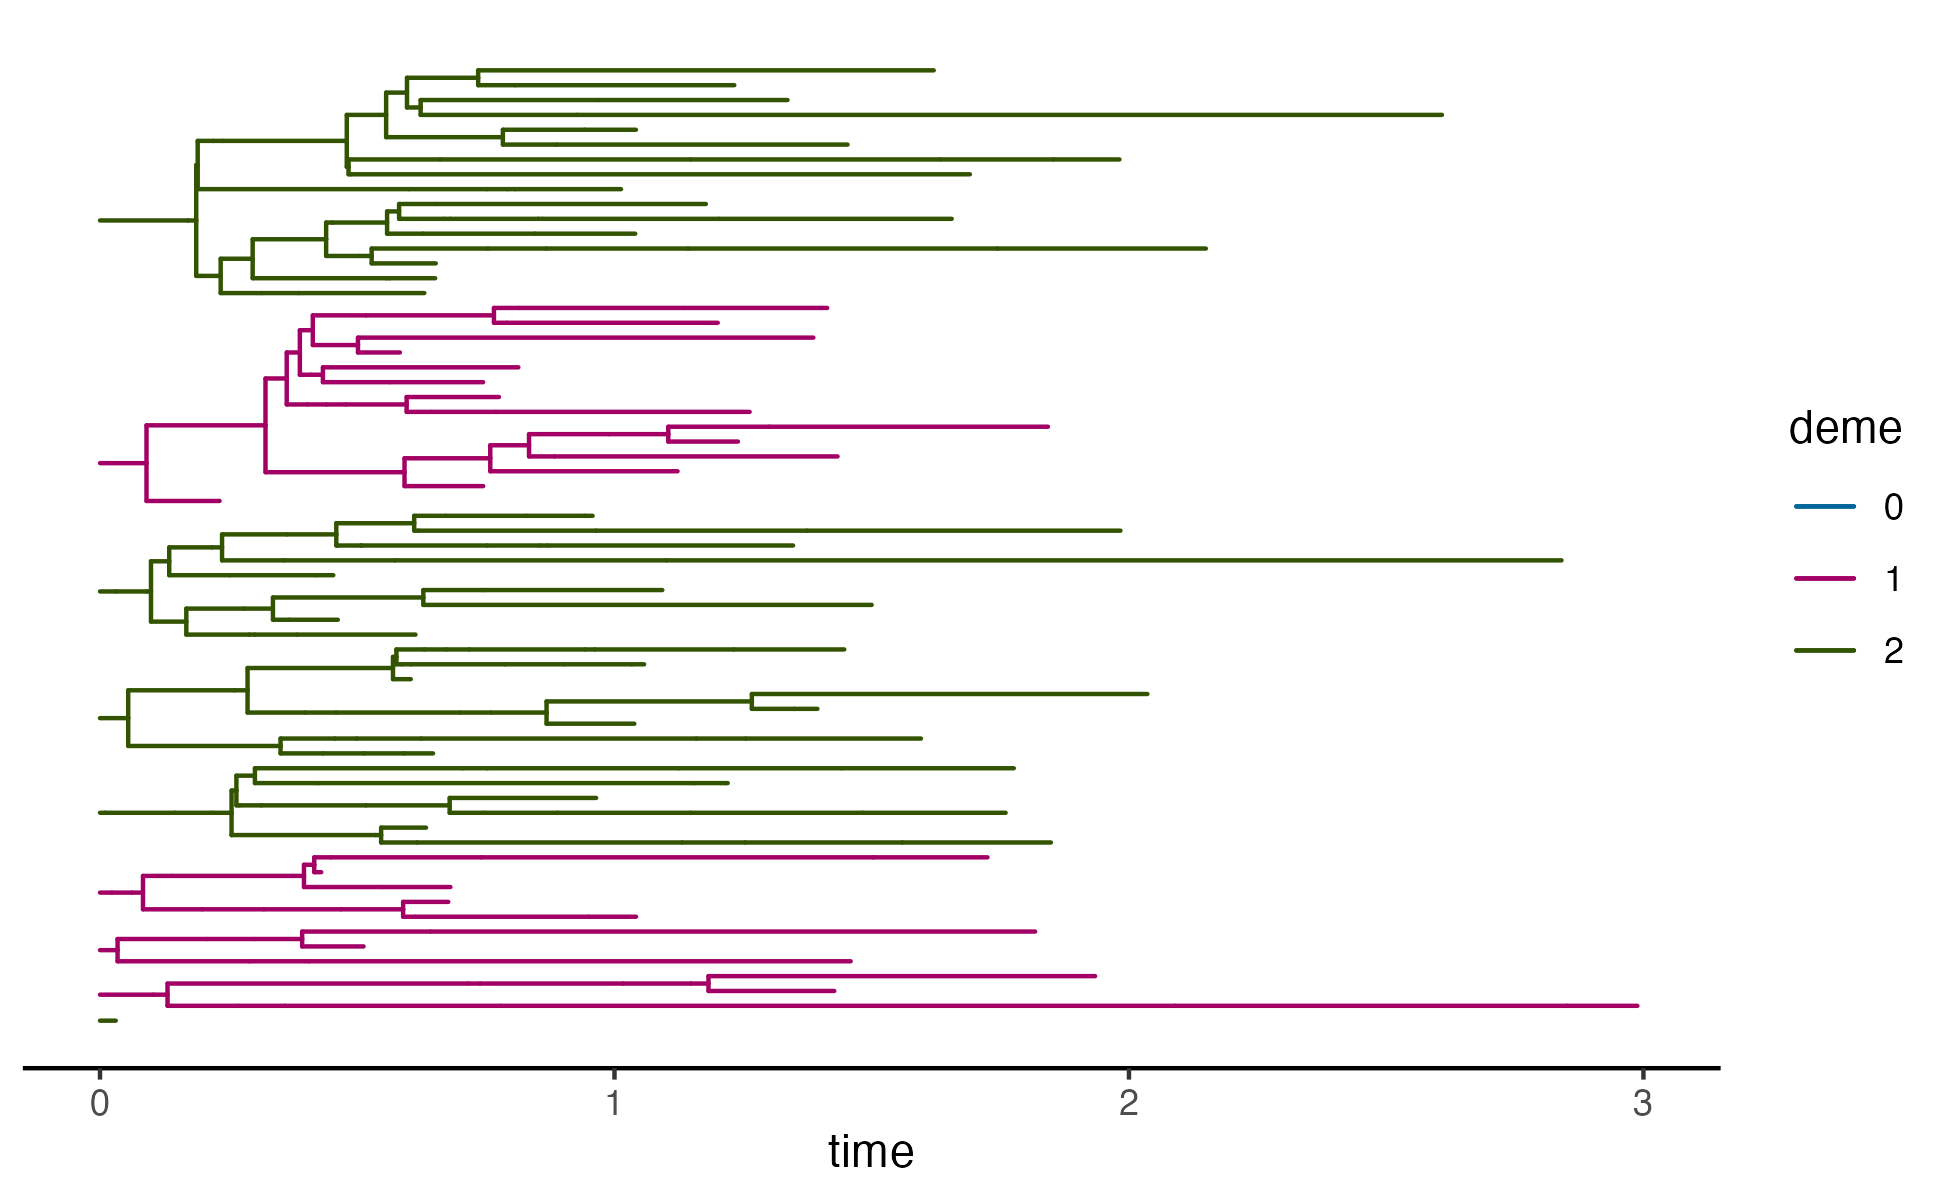

Generate this figure with R:
## fig-siir-strains.R ------------------------------------------------------
## 10_phylopomp (Lecture C) -- a two-strain (SIIR) genealogy. With
## obscure=FALSE, phylopomp colours each lineage by the strain (deme) it
## belongs to, so you can see the two strains interleave in one tree.
##
## Run from the project root (where 10_phylopomp.Rproj lives):
##   Rscript figures/fig-siir-strains.R
## Writes: figures/fig-siir-strains.png
##
## phylopomp >= 0.19.4 required: simulator is runSIIR(); its initial states
## S_0, I1_0, I2_0, R_0 are FRACTIONS of `pop`.
## ------------------------------------------------------------------------

suppressPackageStartupMessages({
  library(phylopomp)
  library(ggplot2)
})

## Strain 2 spreads faster (Beta2 > Beta1); both are sampled equally.
set.seed(7)
GI <- runSIIR(
  time = 3,
  Beta1 = 4, Beta2 = 8,    # strain 2 is the faster spreader
  gamma = 1.5,             # recovery rate (shared)
  psi1 = 0.6, psi2 = 0.6,  # per-strain sampling rates
  pop = 300,
  S_0 = 0.95, I1_0 = 0.03, I2_0 = 0.02, R_0 = 0
)

nsample <- getInfo(GI, nsample = TRUE)$nsample

## obscure=FALSE keeps the strain labels, so plot() can colour each lineage
## by its strain (deme 1 vs deme 2). No points: the strain colours are the
## whole message here, and tip dots would only clutter them.
p <- plot(GI, obscure = FALSE) +
  labs(x = "time")

ggsave("figures/fig-siir-strains.png", p,
       width = 6.5, height = 4.0, dpi = 300, bg = "white")

cat("\n---- fig-siir-strains: verified numbers ----\n")
cat(sprintf("phylopomp version : %s\n", packageVersion("phylopomp")))
cat(sprintf("sampled tips      : %d\n", nsample))
cat("-------------------------------------------------\n")
